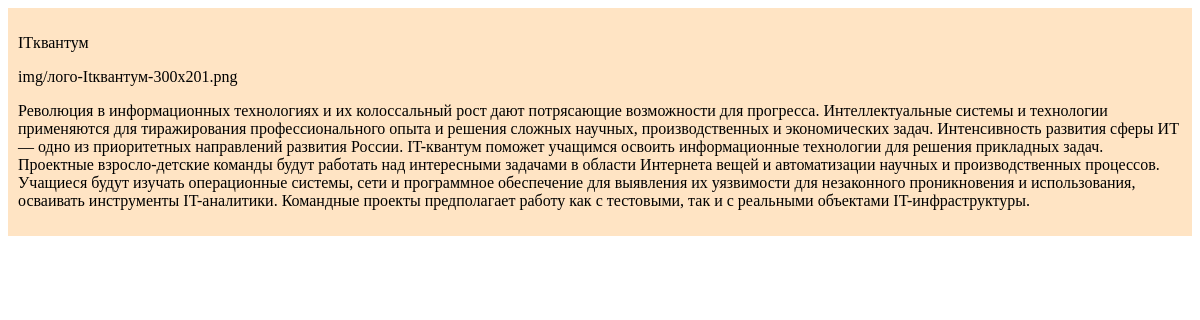
Before: /kvantum/1 with the older database file.
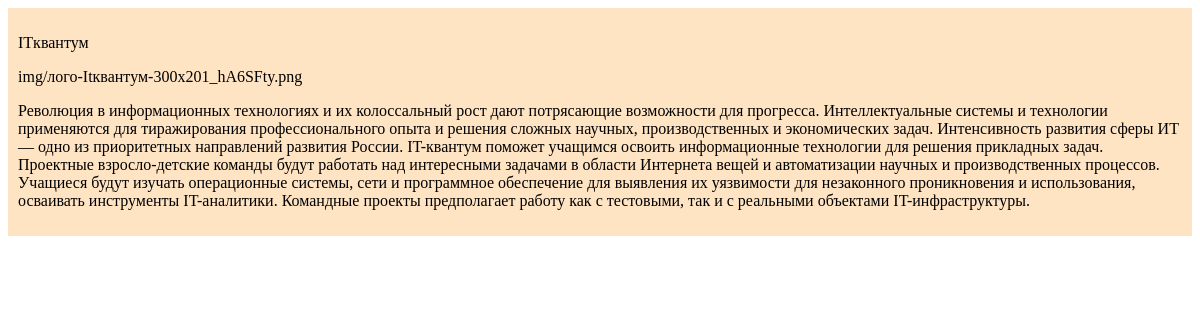
After: the same page with the newer database file.
### kvant_projects/apps/kvant_proj/models.py (models this page shows, shortened)
class Kvantum(models.Model):
    kvantum = models.CharField(max_length=50, verbose_name='квантум')
    description = models.CharField(max_length=10000, verbose_name='описание квантума')
    kvantum_logo = models.ImageField(upload_to="img", verbose_name='логотип квантума', blank=True)
    class Meta:
        verbose_name = 'Квантум'
        verbose_name_plural = 'Квантумы'

### kvant_projects/apps/kvant_proj/views.py (the view)
# urls.py: re_path(r'^kvantum/(?P<kvantum_id>\d+)$', kvantum, name='kvantum'),
def kvantum(request, kvantum_id):
    kvant = Kvantum.objects.get(id=kvantum_id)
    context = {
        "kvant": kvant
    }
    return render(request, 'kvantum.html', context)

### kvant_projects/apps/kvant_proj/templates/kvantum.html
{% extends 'index.html' %}
{% block content %}
    <div style="background: bisque; padding: 10px">
        <p>{{ kvant.kvantum }} </p>
        {{ kvant.kvantum_logo }}
        <p>{{ kvant.description }}</p>
    </div>
{% endblock %}

Changed rows visible on the page:
changed Kvantum "ITквантум": kvantum_logo "img/лого-Itквантум-300x201.png" → "img/лого-Itквантум-300x201_hA6SFty.png"
